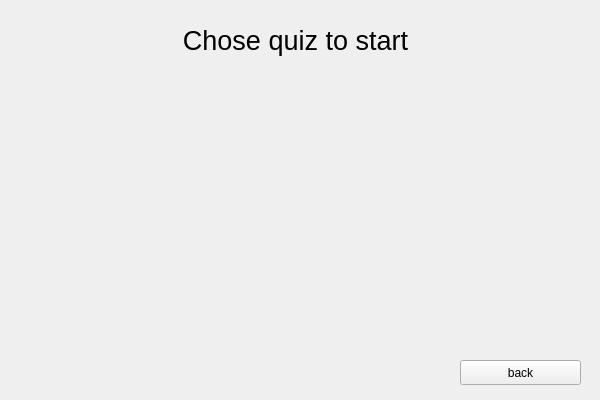
<?xml version="1.0" encoding="UTF-8"?>
<ui version="4.0">
 <class>Form</class>
 <widget class="QWidget" name="Form">
  <property name="geometry">
   <rect>
    <x>0</x>
    <y>0</y>
    <width>600</width>
    <height>400</height>
   </rect>
  </property>
  <property name="windowTitle">
   <string>Form</string>
  </property>
  <widget class="QWidget" name="verticalLayoutWidget">
   <property name="geometry">
    <rect>
     <x>10</x>
     <y>20</y>
     <width>571</width>
     <height>41</height>
    </rect>
   </property>
   <layout class="QVBoxLayout" name="answers_layout">
    <item>
     <widget class="QLabel" name="question_text_lbl">
      <property name="maximumSize">
       <size>
        <width>16777215</width>
        <height>40</height>
       </size>
      </property>
      <property name="font">
       <font>
        <pointsize>20</pointsize>
       </font>
      </property>
      <property name="text">
       <string>Chose quiz to start</string>
      </property>
      <property name="alignment">
       <set>Qt::AlignCenter</set>
      </property>
     </widget>
    </item>
   </layout>
  </widget>
  <widget class="QPushButton" name="back_btn">
   <property name="geometry">
    <rect>
     <x>460</x>
     <y>360</y>
     <width>121</width>
     <height>25</height>
    </rect>
   </property>
   <property name="text">
    <string>back</string>
   </property>
  </widget>
  <widget class="QWidget" name="verticalLayoutWidget_2">
   <property name="geometry">
    <rect>
     <x>10</x>
     <y>70</y>
     <width>571</width>
     <height>281</height>
    </rect>
   </property>
   <layout class="QVBoxLayout" name="quizzes_layout"/>
  </widget>
 </widget>
 <resources/>
 <connections/>
</ui>
